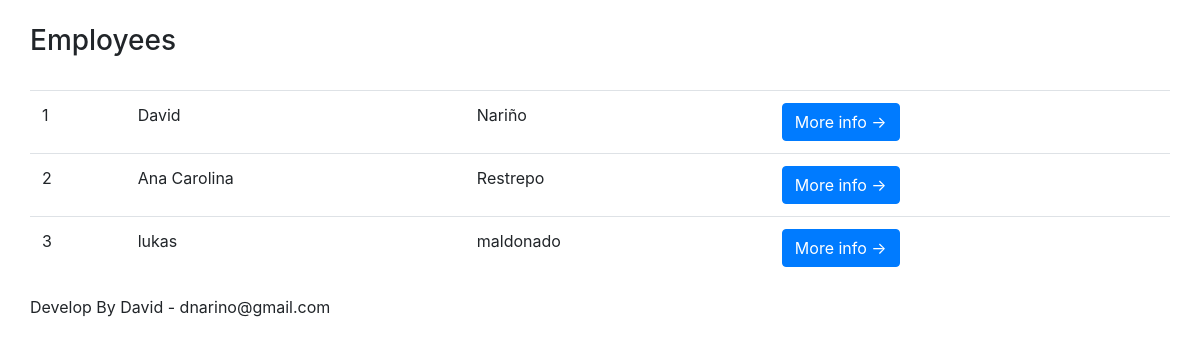
The page / on the database its author committed.
### employees/models.py (models this page shows)
class Employee(models.Model):
    GENDER_CHOICES=[
        ('m','HOMBRE'),
        ('f','FEMENINO'),
    ]
    first_name=models.CharField(max_length=100)
    last_name=models.CharField(max_length=100)
    email_id=models.EmailField(max_length=255)
    phone_num=models.CharField(max_length=35)
    employee_gender=models.CharField(choices=GENDER_CHOICES, max_length=1)
    employee_address=models.TextField()
    employee_job=models.ManyToManyField('AvailableJobs', blank=True)
    date_of_birth= models.DateField()

### employees/views.py (the view)
# urls.py: 2. Add a URL to urlpatterns:  path('', views.home, name='home')
def home(request):
    employees= Employee.objects.all()
    return render(request,'home.html',{'employees': employees})

### employees/templates/home.html
{% extends 'base.html.html' %}
{% block content %}
    <div class="container">
        <div class="row my-4">
            <h3>Employees</h3>
        </div>
        <div class="row">
            <table class="table">
                {% for employee in employees %}
                    <tr>
                        <td>{{ employee.id }}</td>
                        <td>{{ employee.first_name }}</td>
                        <td>{{ employee.last_name }}</td>
                        <td><a type="button" class="btn btn-primary" href="employee_detail/{{ employee.id }}">More info -></a></td>
                    </tr>
                {% endfor %}
            </table>
        </div>
    </div>
{% endblock %}

### rows shown on the page
Employee: id "1", first_name "David", last_name "Nariño"
Employee: id "2", first_name "Ana Carolina", last_name "Restrepo"
Employee: id "3", first_name "lukas", last_name "maldonado"
